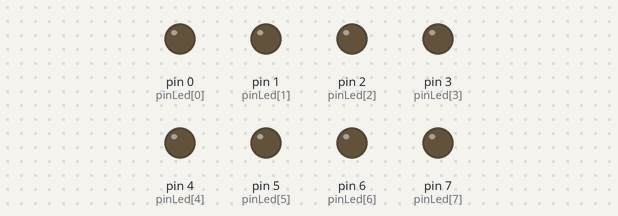
Simulated run of this sketch. Board: Arduino Uno, built with avr-gcc and run on an emulated ATmega328P. Parts: output pins drawn as LEDs (lit = HIGH).

Above: at 0.15 s.
At 0.75 s:
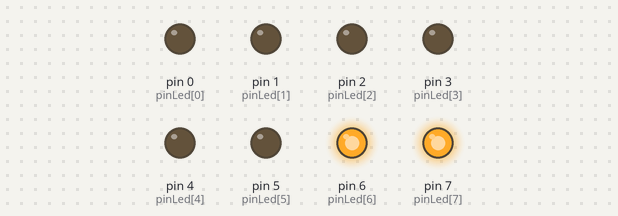
At 1.65 s:
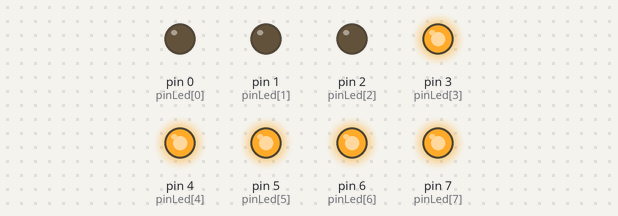
At 3.15 s:
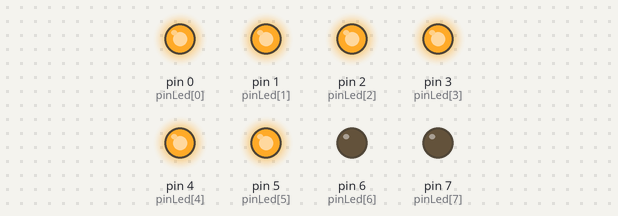
At 4.65 s:
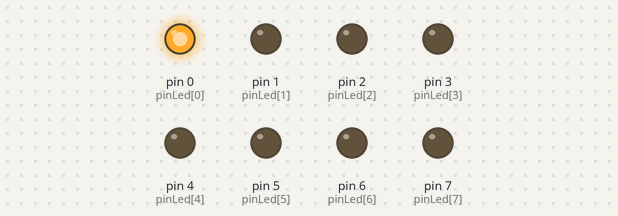
At 6.45 s:
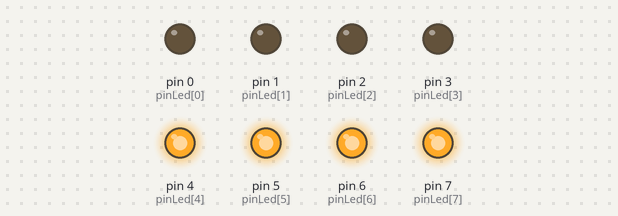
Timing chart, 0 to 6.8 s (numbered marks = the images above):
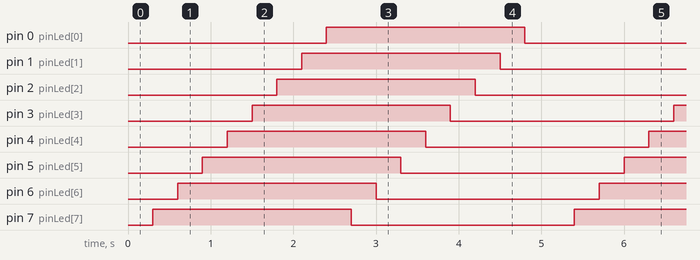

The sketch:

Code8Led.ino
```cpp
int pinLed [] = {0,1,2,3,4,5,6,7};
int i,j;
void sangtraiphai()
{
  static int chay1=0;
  for (i = 0; i < 8; i++)
    digitalWrite(pinLed[i], LOW);
  delay(300);
  for (chay1 = 7 ; chay1 >= 0; chay1--)
  {
    digitalWrite(pinLed[chay1], HIGH);
    delay(300);
  }
  for(chay1 = 7;chay1 >= 0; chay1--)
  {
    digitalWrite(pinLed[chay1], LOW);
    delay(300);
  }
}
void setup(){
  for(i = 0; i <= 7; i++)
    pinMode(pinLed[i],OUTPUT);
}
void loop() {
  // put your main code here, to run repeatedly:
  sangtraiphai();
}
```

Measured:
- by itself, pin 0 (pinLed[0]), pin 1 (pinLed[1]), pin 2 (pinLed[2]), pin 3 (pinLed[3]), pin 4 (pinLed[4]), pin 5 (pinLed[5]), pin 6 (pinLed[6]), pin 7 (pinLed[7]): alternates HIGH for 2.4 s and LOW for 2.7 s
- by itself, everything shown: repeats every 5.1 s, in 16 steps
